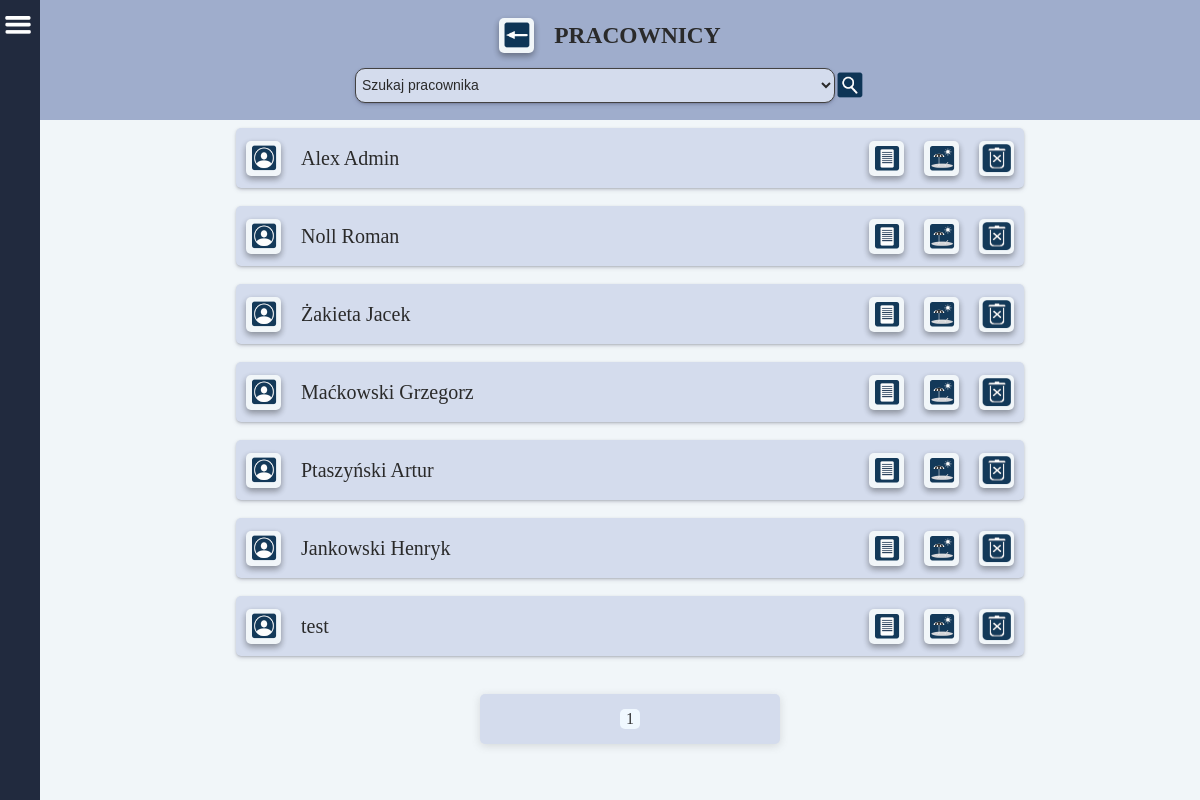
Page /users/all_users/ on the committed database.
### users/models.py (models this page shows, shortened)
class CustomUser(AbstractBaseUser, PermissionsMixin):
    username = models.CharField(
        _('Użytkownik'),
        null=True,
        max_length= 255,
        )
    email = models.EmailField(_("email"), unique=True)
    fp_token = models.CharField(
        null=True,
        max_length=192,
        unique=True,
    )
    birthday = models.CharField(
        _('Data urodzenia'),
        null=True,
        max_length= 55,
        )
    birthplace = models.CharField(
        _('Miejsce urodzenia'),
        null=True,
        max_length= 255,
        )
    workplace = models.CharField(
        _('Miejsce pracy'),
        null=True,
        max_length= 255,
        )
    religion = models.CharField(
        _('Religia'),
        null=True,
        max_length= 255,
        )
    insurance_number = models.CharField(
        _('Numer ubezpieczenia'),
        null=True,
        max_length= 255,
        )
    tax_number = models.CharField(
        _('Numer podatkowy'),
        null=True,
        max_length= 255,
        )
    adress_pl = models.CharField(
        _('Adres w Polsce'),
        null=True,
        max_length= 255,
        )
    adress_de = models.CharField(
        _('Adres w Niemczech'),
        null=True,
        max_length= 255,
        )
    profession = models.CharField(
        _('Zawód'),
        null=True,
        max_length= 255,
        )
    position = models.CharField(
        _('Stanowisko (pracuje w)'),
        null=True,
        max_length= 255,
        )
    internal_tax_number = models.CharField(
        _('Wewnętrzny numer podatkowy'),
        null=True,
        max_length= 255,
        )
    nfz_name = models.CharField(
        _('NFZ - nazwa'),
        null=True,
        max_length= 255,
        )
    nfz_adress = models.CharField(
        _('NFZ - adres'),
        null=True,
        max_length= 255,
        )
    phone_number = models.CharField(
        _('Telefon'),
        null=True,
        max_length= 255,
        )
    bank = models.CharField(
        _('Nazwa banku'),
        null=True,
        max_length= 255,
        )
    bic_swift = models.CharField(
        _('BIC/SWIFT'),
        null=True,
        max_length= 255,
        )
    bank_account = models.CharField(
        _('Konto i właściciel'),
        null=True,
        max_length= 255,
        )
    health_insurance_de = models.CharField(
        _('Ubezpieczenie w Niemczech'),
        null=True,
        max_length= 255,
        )
    health_insurance_de_number = models.CharField(
        _('KK VersNr'),
        null=True,
        max_length= 255,
        )
    shoe_size = models.CharField(
        _('Rozmiar buta'),
        null=True,
        max_length= 255,
        )
    growth = models.CharField(
        _('Wzrost'),
        null=True,
        max_length= 255,
        )
    work_clothes = models.CharField(
        _('Ubranie robocze'),
        null=True,
        max_length= 255,
        )
    rights = models.CharField(
        _('Uprawnienia'),
        null=True,
        max_length= 255,
        )
    payment = models.FloatField(
        _('Stawka za godzinę'),
        default=0
    )
    vacations_days_quantity = models.IntegerField(
        _('Ilość przysługujących dni urlopu'),
        null=True,
    )
    vacations_days_quantity_de = models.IntegerField(
        _('Ilość przysługujących dni urlopu'),
        null=True,
    )
    vacacions_on_demand = models.IntegerField(
        _('Ilość dni urlopu na żądanie'),
        default=4,
    )
    cares_vacations = models.IntegerField(
        _('Ilość dni urlopu opiekuńczego'),
        default=5,
    )
    force_majeure_vacations = models.IntegerField(
        _('Ilość godzin urlopu z powodu siły wyższej'),
        default=16,
    )
    compassionate_vacations = models.IntegerField(
        _('Ilość dni urlopu okolicznościowego'),
        default=2,
    )
    last_year_vacations_days_quantity = models.IntegerField(
        _('Ilość przysługujących dni urlopu za zeszły rok'),
        null=True,
    )
    last_year_vacations_days_quantity_de = models.IntegerField(
        _('Ilość przysługujących dni urlopu za zeszły rok'),
        null=True,
    )
    days_to_use_in_current_year = models.IntegerField(
        _('Do użycia w bieżącym roku'),
        null=True,
    )
    days_to_use_in_current_year_de = models.IntegerField(
        _('Do użycia w bieżącym roku'),
        null=True,
    )
    is_staff = models.BooleanField(default=False)
    is_active = models.BooleanField(default=True)
    date_joined = models.DateTimeField(
        _('Data rejestracji'),
        default=timezone.now,
        )
    USERNAME_FIELD = "email"
    EMAIL_FIELD = "email"
    REQUIRED_FIELDS = []
    objects = CustomUserManager()

### users/views.py (the view)
# urls.py: path('all_users/', AllUsers, name='all_users'),
def AllUsers(request):
    users = CustomUser.objects.all()
    users_list = CustomUser.objects.values_list('username', flat=True)
    paginator = Paginator(users, 10)
    page_number = request.GET.get('page')
    users = paginator.get_page(page_number)
    if request.method == 'POST':
        select = request.POST.get('user')
        if select == 'Wszyscy pracownicy':
            users = CustomUser.objects.all()
        else:
            users = CustomUser.objects.filter(username=select)
    context = {
        'users': users,
        'users_list': users_list,
    }
    return render(request, 'all_users.html', context)

### main/templatetags/messages.py (called while the page is built)
@register.simple_tag
def all_messages_quantity(username):
    count = 0
    quantity = IsRead.objects.filter(
        username=username,
        is_read=False,
    )
    print('quantity', quantity)
    for q in quantity:
        count += 1
    return count

### users/templates/all_users.html (shortened to what this page needs)
{% extends 'base.html' %}
{% load static %}
    {% block content %}
        <div class="page-container">
            <div class="title">
                <div class="back">
                    <a class="label_img" href="{% url 'work_objects' request.user.pk %}">
                        <img src="{% static 'images/back.png' %}" width="30" height="30">
                    </a>
                    <h3>PRACOWNICY</h3>
                </div>
                <form method="POST" class="search_form" id="users">
                    <select name="user" class="search" onchange="submitFormUsers()">
                        <option disabled selected hidden>Szukaj pracownika</option>
                    </select>
                    <input type="image" src="{% static 'images/search.png' %}" width="30" height="30">
                </form>
            </div>
            <div class="wo_container">
                {% for user in users %}
                <div class="label">
                    <div class="row_cont_in_label">
                        <a class="label_img" href="{% url 'user' user.pk %}">
                            <img src="{% static 'images/profil.png' %}" width="30" height="30">
                        </a>
                        {{ user.username }}
                        <br>
                    </div>
                    <div class="row_cont_in_label">
                        <a class="label_img" href="{% url 'user_raport' user.pk %}">
                            <img src="{% static 'images/raports.png' %}" width="30" height="30">
                        </a>
                        <a class="label_img" href="{% url 'vacations' user.pk %}">
                            <img src="{% static 'images/vacations.png' %}" width="30" height="30">
                        </a>
                        <a class="label_img" href="{% url 'deleteQuestion' user.pk %}">
                          <img src="{% static 'images/delete.png' %}" width="30" height="30">
                        </a>
                    </div>
                </div>
                    <br>
                {% endfor %}
                <div class="pagination">
                    <span class="step-links">
                          <span class="current-page"><p>{{ users.number }}</p></span>
                    </span>
                </div>
            </div>
        </div>
    {% endblock %}

### static/css/base.css (style rules this page uses)
:root { --btn-bg-color: #394867; --border: 1px solid #434242; --main-bg-color: #F1F6F9; --header-bg-color: #212A3E; --input-bg-color: #d4dced; --title-bg-color: #9fadcc; --text-color: white; --height: 120vh; --width: 100vw; }
.page-container { display: flex; flex-direction: column; background-color: var(--main-bg-color); }
.title { display: flex; flex-direction: column; align-items: center; justify-content: center; background-color: var(--title-bg-color); color: #2a2a2a; border-radius: 5px; border: transparent; width: 100vw; height: auto; min-height: 100px; font-size: 20px; padding: 10px; gap: 15px; }
.search { border: 1px solid #434242; border-radius: 10px; width: 40vw; height: 35px; padding: 2px; }
.search_form { display: flex; justify-content: center; align-items: center; }
.label { display: flex; align-items: center; justify-content: space-between; background-color: var(--input-bg-color); color: #2a2a2a; border-radius: 5px; border: transparent; width: 64vw; height: 40px; font-size: 20px; padding: 10px; box-shadow: rgba(50, 50, 93, 0.25) 0px 2px 5px -1px, rgba(0, 0, 0, 0.3) 0px 1px 3px -1px; overflow-x: auto; }
.label a { color: var(--header-bg-color); }
.row_cont_in_label { display: flex; align-items: center; gap: 20px; }
.label_img { display: flex; justify-content: center; align-items: center; width: 35px; height: 35px; border-radius: 5px; background-color: var(--main-bg-color); box-shadow: rgba(0, 0, 0, 0.16) 0px 3px 6px, rgba(0, 0, 0, 0.23) 0px 3px 6px; cursor: pointer; }
select { background-color: var(--input-bg-color); color: #2a2a2a; border-radius: 5px; border: transparent; width: 200px; height: 30px; font-size: 14px; padding-left: 5px; cursor: pointer; box-shadow: rgba(50, 50, 93, 0.25) 0px 2px 5px -1px, rgba(0, 0, 0, 0.3) 0px 1px 3px -1px; }
a { color: var(--text-color); text-decoration: none; }
.back { display: flex; flex-direction: row; align-items: center; justify-content: center; width: 80vw; gap: 20px; }

### static/css/login.css (style rules this page uses)
* { margin: 0; padding: 0; }

### static/css/work_object.css (style rules this page uses)
.wo_container { display: flex; flex-direction: column; align-items: center; justify-content: center; padding: 8px; overflow-x: auto; height: auto; margin-left: 5%; }

### static/css/pagination.css (style rules this page uses)
.pagination { display: flex; justify-content: center; align-items: center; padding: 20px; }
.step-links { display: flex; justify-content: space-around; align-items: center; width: 300px; height: 50px; background-color: var(--input-bg-color); border-radius: 5px; box-shadow: rgba(99, 99, 99, 0.2) 0px 2px 8px 0px; }
.current-page { display: flex; justify-content: center; align-items: center; width: 20px; height: 20px; background-color: aliceblue; border-radius: 5px; }
.current-page p { color: #323234; }

### rows in the picture
CustomUser: username "Alex Admin"
CustomUser: username "Noll Roman"
CustomUser: username "Żakieta Jacek"
CustomUser: username "Maćkowski Grzegorz"
CustomUser: username "Ptaszyński Artur"
CustomUser: username "Jankowski Henryk"
CustomUser: username "test"

### other values in the picture
{{ users.number }} "1"
